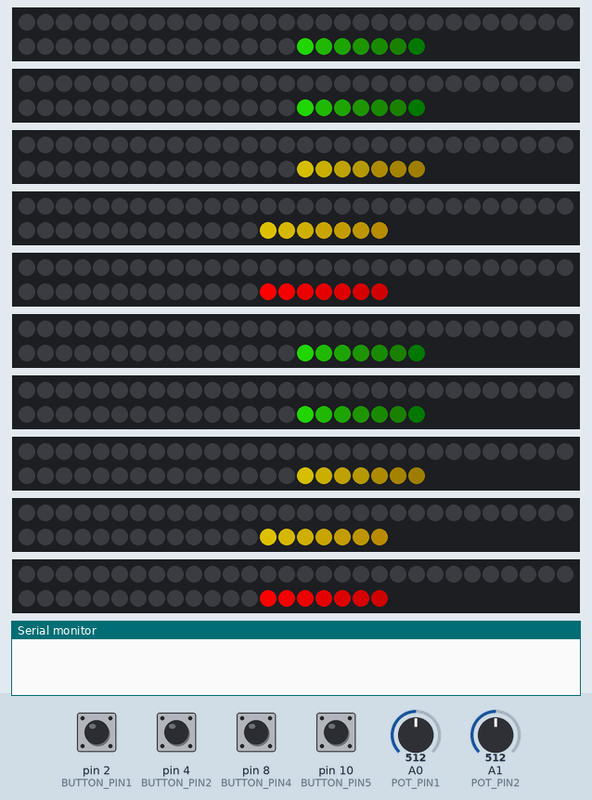
This sketch was run on a simulated Arduino Uno, built with avr-gcc and run on an emulated ATmega328P. Shown: 6 × 52 RGB LEDs in strip order, left to right, continuing on the next row, 4 × 50 RGB LEDs in strip order, left to right, continuing on the next row, the last lines printed to the serial monitor. The test bench sets the inputs (shaded band); at power-on: pin 2 (BUTTON_PIN1), pin 4 (BUTTON_PIN2), pin 8 (BUTTON_PIN4), pin 10 (BUTTON_PIN5) HIGH, A0 (POT_PIN1) = 512, A1 (POT_PIN2) = 512. Dim RGB values are drawn brighter than linear; random numbers use the default seed unless the sketch sets one.

Above: at 10.02 s.
10.3 s: pin 10 (BUTTON_PIN5) pulled LOW for 1 s
At 11.44 s:
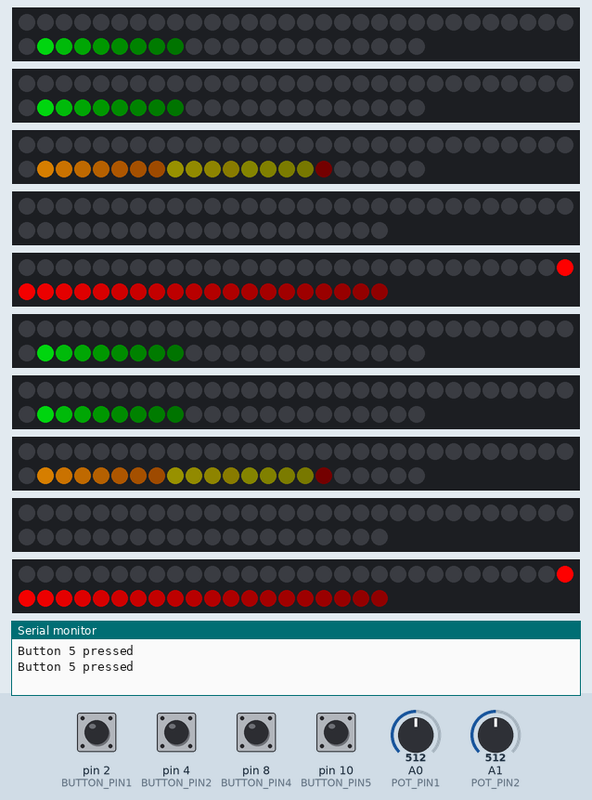
13.1 s: A0 (POT_PIN1) set to 306
At 13.51 s:
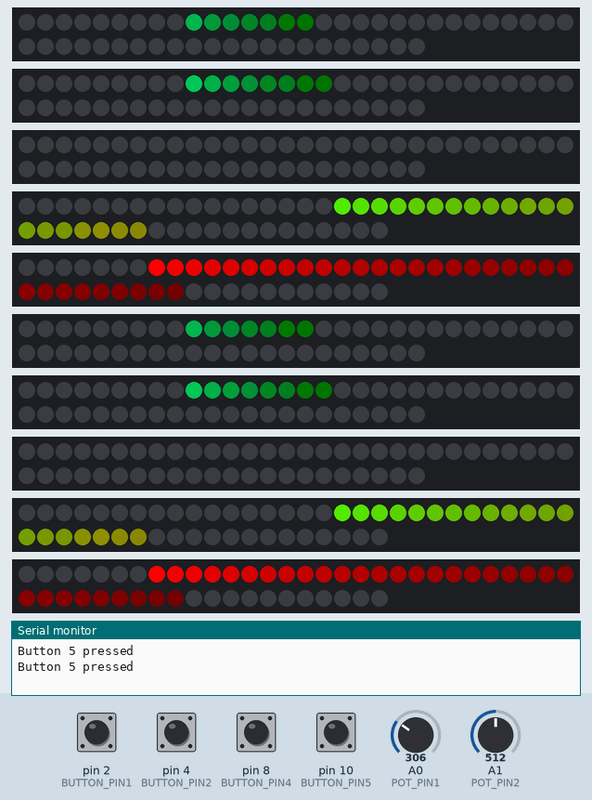
16.1 s: pin 2 (BUTTON_PIN1) pulled LOW for 0.15 s
19.2 s: pin 4 (BUTTON_PIN2) pulled LOW for 0.15 s
At 19.81 s:
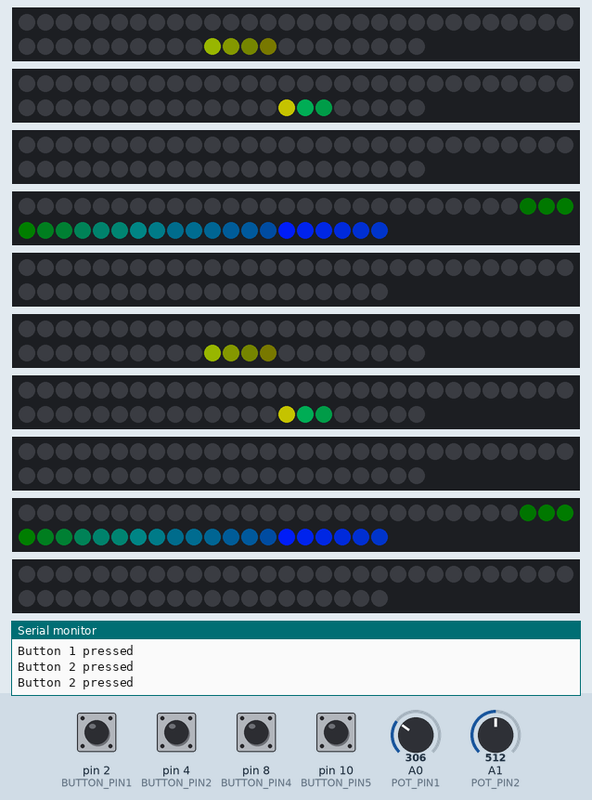
21.8 s: A1 (POT_PIN2) set to 1023
At 22.1 s:
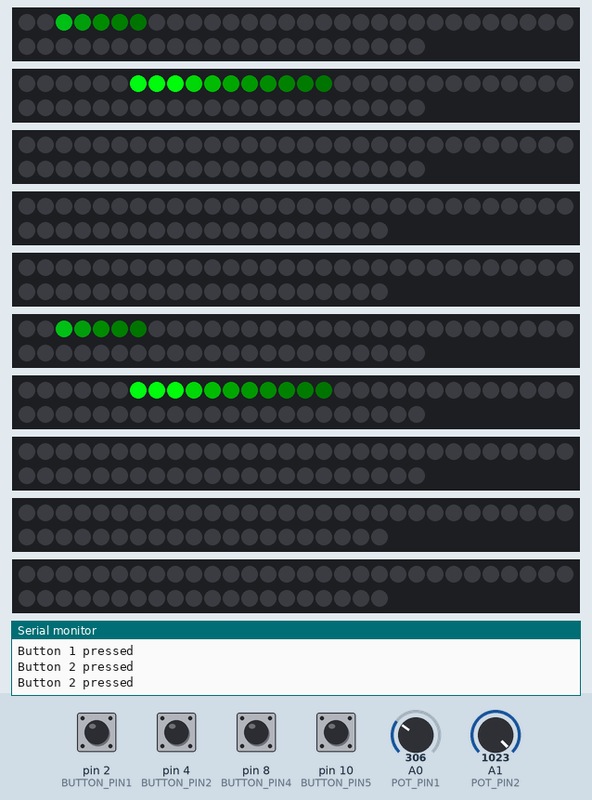
24.8 s: pin 8 (BUTTON_PIN4) pulled LOW for 0.15 s
At 25.21 s:
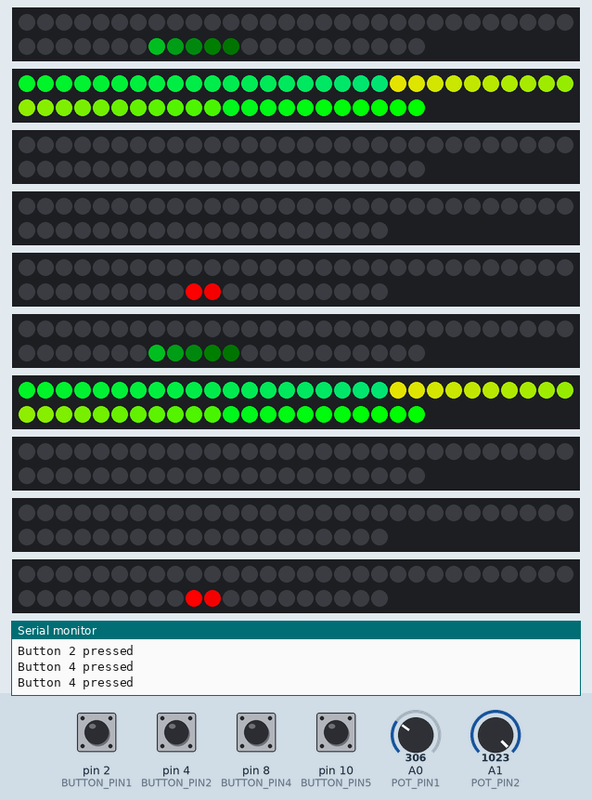

The sketch:

01_11_25_faces_grids_working_06_copy_20250126105638.ino
```cpp
// (licence header left out)
#include "FastLED.h"

// LED configuration
#define NUM_LEDS1 52       // 100 WS2812B per meter - GRID 01 - User 01
#define NUM_LEDS2 52       // 100 WS2812B per meter - GRID 02 - User 02
#define NUM_LEDS3 52       // 8x32 panel - GRID 03 - RANDOMIZE
#define NUM_LEDS4 50        // FCOB Strip 90 WS2812B - User 1 Control for User 2 Face
#define NUM_LEDS5 50        // FCOB Strip 90 WS2812B - User 1 Control for User 1 Face
#define LED_TYPE WS2812B
#define COLOR_ORDER GRB

// Data pins for the LED strips
#define DATA_PIN1 3         // GRID 01 - User 01
#define DATA_PIN2 5         // GRID 02 - User 02
#define DATA_PIN3 7         // GRID 03 - Randomized
#define DATA_PIN4 9         // USER 2 Face
#define DATA_PIN5 11        // USER 1 Face

// Potentiometer pins
#define POT_PIN1 A0
#define POT_PIN2 A1

// Button pins
#define BUTTON_PIN1 2        // RESTART Grid 01 Timer - User 01
#define BUTTON_PIN2 4        // RESTART Grid 02 Timer - User 02
#define BUTTON_PIN3 6        // UNUSED
#define BUTTON_PIN4 8        // U1 TURN ON U2 FACE LIGHT
#define BUTTON_PIN5 10       // U2 TURN ON U1 FACE LIGHT

// Define the arrays of LEDs
CRGB leds1[NUM_LEDS1];
CRGB leds2[NUM_LEDS2];
CRGB leds3[NUM_LEDS3];
CRGBArray<NUM_LEDS4> leds4;
CRGBArray<NUM_LEDS5> leds5;

// Timer variables
unsigned long timer1 = 0;
unsigned long timer2 = 0;
unsigned long timer3 = 0;
unsigned long ledOnTime4 = 0;
unsigned long ledOnTime5 = 0;

const unsigned long initialRunTime = 5000; // 5 seconds for initial run
const unsigned long buttonRunTime = 10000; // 10 seconds for Strip 1 and 2
const unsigned long strip3RunTime = 3000; // 3 seconds for Strip 3
const unsigned long ledStripRunTime = 10000; // 30 seconds for Strip 4 and 5

const unsigned long debounceDelay = 50; // Debounce delay

// Debounce variables
unsigned long lastDebounceTime1 = 0;
unsigned long lastDebounceTime2 = 0;
unsigned long lastDebounceTime4 = 0;
unsigned long lastDebounceTime5 = 0;
bool currentButtonState1;
bool currentButtonState2;
bool currentButtonState4;
bool currentButtonState5;
bool lastButtonState1 = HIGH;
bool lastButtonState2 = HIGH;
bool lastButtonState4 = HIGH;
bool lastButtonState5 = HIGH;

// LED state variables
bool ledState4 = false;
bool ledState5 = false;

// Fade values
uint8_t fadeVal1 = 200;
uint8_t fadeVal2 = 200;
uint8_t fadeVal3 = 200;
uint8_t fadeVal4 = 225; // FADEVALUE for LED strip 4
uint8_t fadeVal5 = 225; // FADEVALUE for LED strip 5

// Function declarations
void turnOffLEDs4();
void turnOffLEDs5();
void animateStrip4();
void animateStrip5();

void setup() {
    Serial.begin(115200);
    FastLED.addLeds<WS2812B, DATA_PIN1, GRB>(leds1, NUM_LEDS1);
    FastLED.addLeds<WS2812B, DATA_PIN2, GRB>(leds2, NUM_LEDS2);
    FastLED.addLeds<WS2812B, DATA_PIN3, GRB>(leds3, NUM_LEDS3);
    FastLED.addLeds<LED_TYPE, DATA_PIN4, COLOR_ORDER>(leds4, NUM_LEDS4);
    FastLED.addLeds<LED_TYPE, DATA_PIN5, COLOR_ORDER>(leds5, NUM_LEDS5);
    FastLED.setBrightness(255);

     // Initialize parallel output
    FastLED.addLeds<WS2812B, DATA_PIN1, GRB>(leds1, NUM_LEDS1).setDither(0);
    FastLED.addLeds<WS2812B, DATA_PIN2, GRB>(leds2, NUM_LEDS2).setDither(0);
    FastLED.addLeds<WS2812B, DATA_PIN3, GRB>(leds3, NUM_LEDS3).setDither(0);
    FastLED.addLeds<WS2812B, DATA_PIN4, GRB>(leds4, NUM_LEDS4).setDither(0);
    FastLED.addLeds<WS2812B, DATA_PIN5, GRB>(leds5, NUM_LEDS5).setDither(0);

    pinMode(BUTTON_PIN1, INPUT_PULLUP);
    pinMode(BUTTON_PIN2, INPUT_PULLUP);
    pinMode(BUTTON_PIN4, INPUT_PULLUP);
    pinMode(BUTTON_PIN5, INPUT_PULLUP);
    pinMode(POT_PIN1, INPUT);
    pinMode(POT_PIN2, INPUT);

    // Start the initial animation
    timer1 = millis();
    timer2 = millis();
    timer3 = millis();

    // Blink both LED strips on and off once at startup
    blinkLEDs();
    delay(2000);
}

void fadeall(CRGB* leds, uint8_t fadeVal, int numLeds) {
    for (int i = 0; i < numLeds; i++) {
        leds[i].nscale8(fadeVal);
    }
}

void animateStrip1() {
    static uint8_t hue1 = 96; // Start with green hue
    static int index1 = 0;
    static int direction1 = 1;

    leds1[index1] = CHSV(hue1, 255, 255);
    hue1 += 1;
    if (hue1 > 128) {
        hue1 = 64;
    }
    FastLED.show();
    fadeall(leds1, fadeVal1, NUM_LEDS1);

    if (direction1 == 1) {
        index1++;
        if (index1 >= NUM_LEDS1) {
            index1 = NUM_LEDS1 - 1;
            direction1 = -1;
        }
    } else {
        index1--;
        if (index1 < 0) {
            index1 = 0;
            direction1 = 1;
        }
    }
}

void animateStrip2() {
    static uint8_t hue2 = 96; // Start with green hue
    static int index2 = 0;
    static int direction2 = 1;

    leds2[index2] = CHSV(hue2, 255, 255);
    hue2 += 1;
    if (hue2 > 128) {
        hue2 = 64;
    }
    FastLED.show();
    fadeall(leds2, fadeVal2, NUM_LEDS2);

    if (direction2 == 1) {
        index2++;
        if (index2 >= NUM_LEDS2) {
            index2 = NUM_LEDS2 - 1;
            direction2 = -1;
        }
    } else {
        index2--;
        if (index2 < 0) {
            index2 = 0;
            direction2 = 1;
        }
    }
}

void animateStrip3() {
    static uint8_t hue3 = 32; // Start with orange hue
    static int index3 = 0;
    static int direction3 = 1;

    leds3[index3] = CHSV(hue3, 255, 255);
    hue3 += 1; // Increment hue
    if (hue3 > 64) { // Limit hue to orange to yellow range (32-64)
        hue3 = 32;
    }
    FastLED.show();
    fadeall(leds3, fadeVal3, NUM_LEDS3);

    if (direction3 == 1) {
        index3++;
        if (index3 >= NUM_LEDS3) {
            index3 = NUM_LEDS3 - 1;
            direction3 = -1;
        }
    } else {
        index3--;
        if (index3 < 0) {
            index3 = 0;
            direction3 = 1;
        }
    }
}

void animateStrip4() {
    static uint8_t hue4 = 0; // Start with red hue
    static int index4 = 0;
    static int direction4 = 1;

    leds4[index4] = CHSV(hue4, 255, 255);
    hue4 += 1;
    if (hue4 > 255) {
        hue4 = 0;
    }
    FastLED.show();
    fadeall(leds4, fadeVal4, NUM_LEDS4);

    if (direction4 == 1) {
        index4++;
        if (index4 >= NUM_LEDS4) {
            index4 = NUM_LEDS4 - 1;
            direction4 = -1;
        }
    } else {
        index4--;
        if (index4 < 0) {
            index4 = 0;
            direction4 = 1;
        }
    }
}

void animateStrip5() {
    static int index5 = 0;
    static int direction5 = 1;

    // Set the color to full red and brightness to 250
    leds5[index5] = CRGB::Red;
    leds5[index5].nscale8(250); // Set brightness to 250

    FastLED.show();
    fadeall(leds5, fadeVal5, NUM_LEDS5);

    if (direction5 == 1) {
        index5++;
        if (index5 >= NUM_LEDS5) {
            index5 = NUM_LEDS5 - 1;
            direction5 = -1;
        }
    } else {
        index5--;
        if (index5 < 0) {
            index5 = 0;
            direction5 = 1;
        }
    }
}

void loop() {
    unsigned long currentTime = millis();
    static unsigned long nextStartTime3 = 0;
    static unsigned long runStartTime3 = currentTime; // Start immediately
    static bool isRunning3 = true; // Start running immediately

    // Read potentiometer values
    fadeVal1 = map(analogRead(POT_PIN1), 0, 1023, 25, 255);
    fadeVal2 = map(analogRead(POT_PIN2), 0, 1023, 25, 255);

    // Debounce Button 1
    bool reading1 = digitalRead(BUTTON_PIN1);
    if (reading1 != lastButtonState1) {
        Serial.println("Button 1 pressed");
        lastDebounceTime1 = currentTime;
    }
    if ((currentTime - lastDebounceTime1) > debounceDelay) {
        if (reading1 != currentButtonState1) {
            currentButtonState1 = reading1;
            if (currentButtonState1 == HIGH) {
                timer1 = currentTime;
            }
        }
    }
    lastButtonState1 = reading1;

    // Debounce Button 2
    bool reading2 = digitalRead(BUTTON_PIN2);
    if (reading2 != lastButtonState2) {
        Serial.println("Button 2 pressed");
        lastDebounceTime2 = currentTime;
    }
    if ((currentTime - lastDebounceTime2) > debounceDelay) {
        if (reading2 != currentButtonState2) {
            currentButtonState2 = reading2;
            if (currentButtonState2 == HIGH) {
                timer2 = currentTime;
            }
        }
    }
    lastButtonState2 = reading2;

        // Debounce Button 4
    bool reading4 = digitalRead(BUTTON_PIN4);
    if (reading4 != lastButtonState4) {
        Serial.println("Button 4 pressed");
        lastDebounceTime4 = currentTime;
    }
    if ((currentTime - lastDebounceTime4) > debounceDelay) {
        if (reading4 != currentButtonState4) {
            currentButtonState4 = reading4;
            ledState5 = !ledState5;
            if (ledState5) {
                ledOnTime5 = currentTime;  // Record the time when LEDs are turned on
            } else {
                turnOffLEDs5();
            }
        }
    }
    lastButtonState4 = reading4;

    // Debounce Button 5
    bool reading5 = digitalRead(BUTTON_PIN5);
    if (reading5 != lastButtonState5) {
        Serial.println("Button 5 pressed");
        lastDebounceTime5 = currentTime;
    }
    if ((currentTime - lastDebounceTime5) > debounceDelay) {
        if (reading5 != currentButtonState5) {
            currentButtonState5 = reading5;
            ledState4 = !ledState4;
            if (ledState4) {
                ledOnTime4 = currentTime;  // Record the time when LEDs are turned on
            } else {
                turnOffLEDs4();
            }
        }
    }
    lastButtonState5 = reading5;

    // Run animations for Strip 1
    if (currentTime - timer1 < initialRunTime || (timer1 != 0 && currentTime - timer1 < buttonRunTime)) {
        animateStrip1();
    } else {
        fill_solid(leds1, NUM_LEDS1, CRGB::Black);
        FastLED.show();
        timer1 = 0; // Reset timer to prevent continuous running
    }

    // Run animations for Strip 2
    if (currentTime - timer2 < initialRunTime || (timer2 != 0 && currentTime - timer2 < buttonRunTime)) {
        animateStrip2();
    } else {
        fill_solid(leds2, NUM_LEDS2, CRGB::Black);
        FastLED.show();
        timer2 = 0; // Reset timer to prevent continuous running
    }

    // Run animations for Strip 3 at random intervals
    if (isRunning3) {
        if (currentTime - runStartTime3 < strip3RunTime) { // Run time
            animateStrip3();
        } else {
            fill_solid(leds3, NUM_LEDS3, CRGB::Black);
            FastLED.show();
            isRunning3 = false;
            nextStartTime3 = currentTime + random(15000, 30000); // Random interval between 15 and 30 seconds
        }
    } else if (currentTime >= nextStartTime3) {
        isRunning3 = true;
        runStartTime3 = currentTime;
    }

    // Turn off the LEDs after 5 seconds if they are on
    if (ledState4 && (currentTime - ledOnTime4 >= ledStripRunTime)) {
        turnOffLEDs4();
        ledState4 = false;
    } else if (ledState4) {
        animateStrip4();
    }

    if (ledState5 && (currentTime - ledOnTime5 >= ledStripRunTime)) {
        turnOffLEDs5();
        ledState5 = false;
    } else if (ledState5) {
        animateStrip5();
    }
}

// Function to blink all five LED strips once at startup
void blinkLEDs() {
    for (int i = 0; i < NUM_LEDS1; i++) {
        animateStrip1();
        delay(5);
    }
    for (int i = 0; i < NUM_LEDS2; i++) {
        animateStrip2();
        delay(5);
    }
    for (int i = 0; i < NUM_LEDS3; i++) {
        animateStrip3();
        delay(5);
    }for (int i = 0; i < NUM_LEDS4; i++) {
        animateStrip4();
        delay(5);
    }
    for (int i = 0; i < NUM_LEDS5; i++) {
        animateStrip5();
        delay(5);
    }
    delay(100);

    turnOffLEDs1();
    turnOffLEDs2();
    turnOffLEDs3();
    turnOffLEDs4();
    turnOffLEDs5();
}

// Function to turn off the LEDs for strip 1
void turnOffLEDs1() {
    fill_solid(leds1, NUM_LEDS1, CRGB::Black);
    FastLED.show();
}

// Function to turn off the LEDs for strip 2
void turnOffLEDs2() {
    fill_solid(leds2, NUM_LEDS2, CRGB::Black);
    FastLED.show();
}

// Function to turn off the LEDs for strip 3
void turnOffLEDs3() {
    fill_solid(leds3, NUM_LEDS3, CRGB::Black);
    FastLED.show();
}

// Function to turn off the LEDs for strip 4
void turnOffLEDs4() {
    fill_solid(leds4, NUM_LEDS4, CRGB::Black);
    FastLED.show();
}

// Function to turn off the LEDs for strip 5
void turnOffLEDs5() {
    fill_solid(leds5, NUM_LEDS5, CRGB::Black);
    FastLED.show();
}
```
